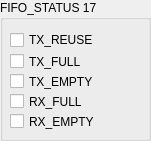
   <widget class="QGroupBox" name="groupBox_13">
    <property name="geometry">
     <rect>
      <x>320</x>
      <y>380</y>
      <width>151</width>
      <height>141</height>
     </rect>
    </property>
    <property name="title">
     <string>FIFO_STATUS 17</string>
    </property>
    <widget class="QCheckBox" name="cbTX_REUSE">
     <property name="geometry">
      <rect>
       <x>10</x>
       <y>30</y>
       <width>111</width>
       <height>20</height>
      </rect>
     </property>
     <property name="toolTip">
      <string>17:6</string>
     </property>
     <property name="text">
      <string>TX_REUSE</string>
     </property>
    </widget>
    <widget class="QCheckBox" name="cbTX_FULL_2">
     <property name="geometry">
      <rect>
       <x>10</x>
       <y>50</y>
       <width>111</width>
       <height>23</height>
      </rect>
     </property>
     <property name="toolTip">
      <string>17:5</string>
     </property>
     <property name="text">
      <string>TX_FULL</string>
     </property>
    </widget>
    <widget class="QCheckBox" name="cbTX_EMPTY">
     <property name="geometry">
      <rect>
       <x>10</x>
       <y>70</y>
       <width>111</width>
       <height>23</height>
      </rect>
     </property>
     <property name="toolTip">
      <string>17:4</string>
     </property>
     <property name="text">
      <string>TX_EMPTY</string>
     </property>
    </widget>
    <widget class="QCheckBox" name="cbRX_FULL">
     <property name="geometry">
      <rect>
       <x>10</x>
       <y>90</y>
       <width>111</width>
       <height>23</height>
      </rect>
     </property>
     <property name="toolTip">
      <string>17:1</string>
     </property>
     <property name="text">
      <string>RX_FULL</string>
     </property>
    </widget>
    <widget class="QCheckBox" name="cbRX_EMPTY">
     <property name="geometry">
      <rect>
       <x>10</x>
       <y>110</y>
       <width>111</width>
       <height>23</height>
      </rect>
     </property>
     <property name="toolTip">
      <string>17:0</string>
     </property>
     <property name="text">
      <string>RX_EMPTY</string>
     </property>
    </widget>
   </widget>
